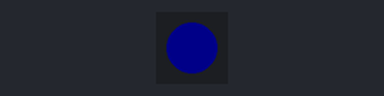
Simulated run of this program. Board: MicroPython board. Parts: 1 RGB LEDs in strip order, left to right. Dim RGB values are drawn brighter than linear. At 25.1 s the program stops and its outputs stay as they are.

Above: at 0.07 s.
At 1.12 s:
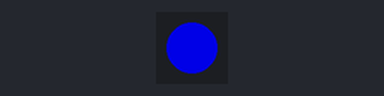
At 2.2 s:
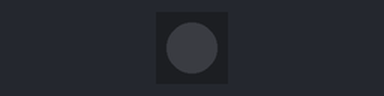
Timing chart, 0 to 3.0 s (numbered marks = the images above):
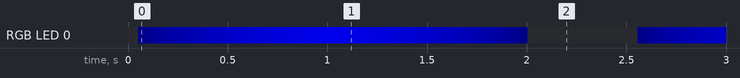

Measured:
- by itself, everything shown: repeats every 2.5 s, in 40 steps

The program:

demo3_bri.py
```python
import machine, neopixel
import time

np = neopixel.NeoPixel(machine.Pin(27), 1)

np[0] = (255, 255, 0)
np.write()

#-- show2
for i in range(10):
    for j in range(0, 200, 10):
        np[0] = (0, 0, j)
        np.write()
        time.sleep_ms(50)

    for j in range(200, 0, -10):
        np[0] = (0, 0, j)
        np.write()
        time.sleep_ms(50)

    np[0] = (0, 0, 0)
    np.write()
    time.sleep_ms(500)
```
